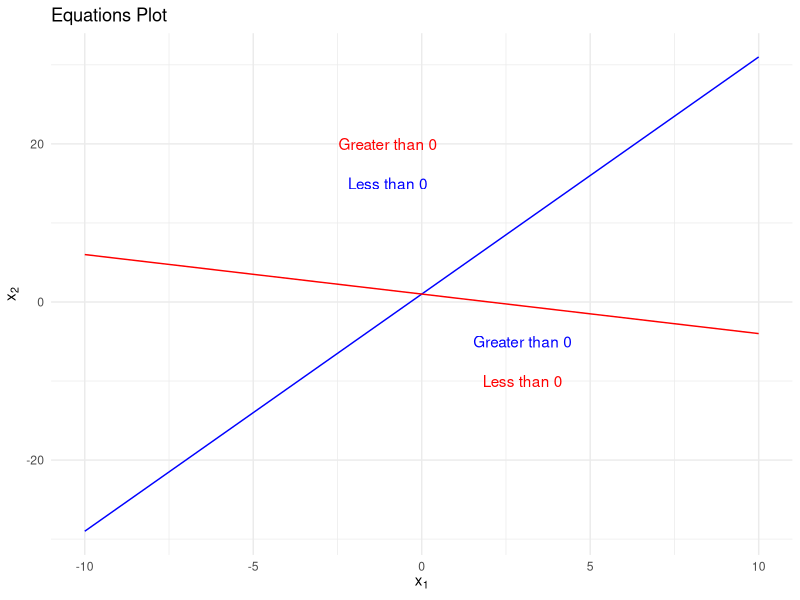
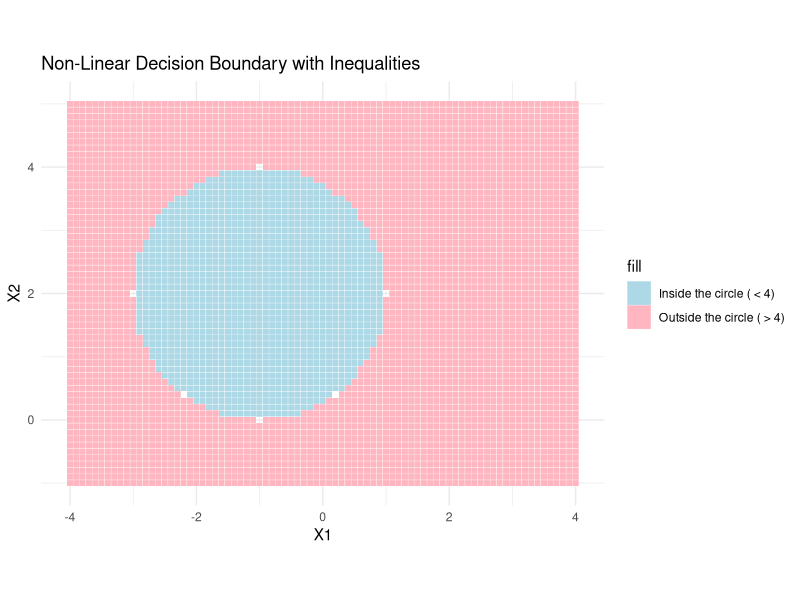
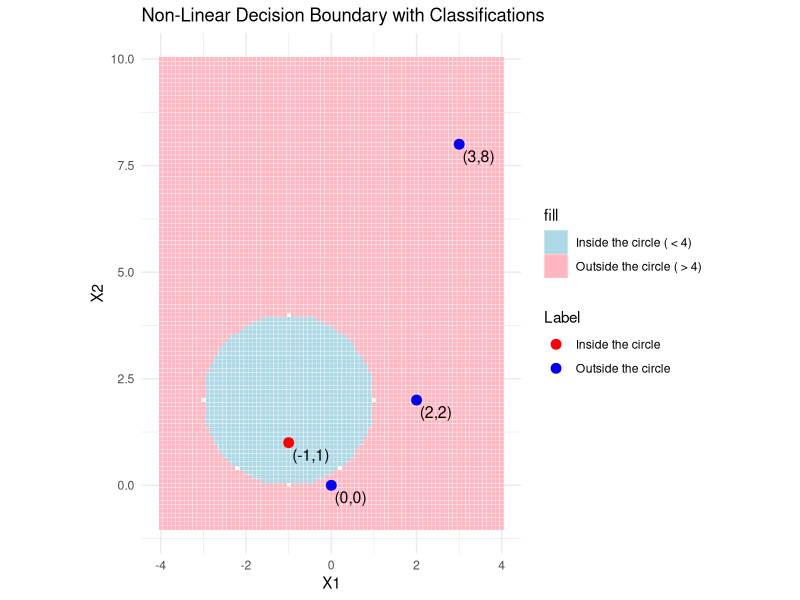

These charts were generated, in order, by the following R code: (Note: this script raises an error after producing the figures.)
## ---- chunk 1
library(ggplot2)

# Define the data for the two equations
x1 <- -10:10
x2 <- 1 + 3 * x1
x3 <- 1 - x1 / 2

# Create a data frame for ggplot
df <- data.frame(x1 = x1, x2 = x2, x3 = x3)

# Plot the graph using ggplot2
ggplot(df, aes(x = x1)) +
  # Plot the first line (blue)
  geom_line(aes(y = x2), color = "blue") +
  
  # Annotate text for the blue line
  annotate("text", x = 3, y = -5, label = "Greater than 0", color = "blue") +
  annotate("text", x = -1, y = 15, label = "Less than 0", color = "blue") +
  
  # Plot the second line (red)
  geom_line(aes(y = x3), color = "red") +
  
  # Annotate text for the red line
  annotate("text", x = 3, y = -10, label = "Less than 0", color = "red") +
  annotate("text", x = -1, y = 20, label = "Greater than 0", color = "red") +
  
  # Add the legend with LaTeX formatting
  scale_color_manual(
    values = c("blue", "red"),
    labels = c(
      expression(1 + 3 * x[1] - x[2] == 0),
      expression(-2 + x[1] + 2 * x[2] == 0)
    )
  ) +
  
  # Add labels and title
  labs(
    title = "Equations Plot",
    x = expression(x[1]),
    y = expression(x[2])
  ) +
  
  # Set theme for better appearance
  theme_minimal() +
  theme(legend.position = "right")
## ---- chunk 2
# Load ggplot2 library
library(ggplot2)

# Define the equation of the circle (1 + X1)^2 + (2 - X2)^2 = 4
# The center is (1, 2) and the radius is 2

radius <- 2
center_x <- 1
center_y <- 2

# Generate points to plot the circle
theta <- seq(0, 2*pi, length.out = 100)  # Angle sequence
x1 <- center_x + radius * cos(theta)  # X1 coordinates
x2 <- center_y + radius * sin(theta)  # X2 coordinates

# Create a data frame for ggplot
circle_data <- data.frame(X1 = x1, X2 = x2)

# Create a grid of points to evaluate the inequality
grid_x1 <- seq(-4, 4, by = 0.1)
grid_x2 <- seq(-1, 5, by = 0.1)
grid <- expand.grid(X1 = grid_x1, X2 = grid_x2)

# Evaluate the inequality (1 + X1)^2 + (2 - X2)^2 at each point
grid$distance_squared <- (1 + grid$X1)^2 + (2 - grid$X2)^2

# Plot the circle using ggplot
ggplot() +
  # Shading for (1 + X1)^2 + (2 - X2)^2 < 4 (inside the circle)
  geom_tile(data = subset(grid, distance_squared < 4),
            aes(x = X1, y = X2, fill = "Inside the circle ( < 4)"), 
            color = "white", width = 0.1, height = 0.1) +
  
  # Shading for (1 + X1)^2 + (2 - X2)^2 > 4 (outside the circle)
  geom_tile(data = subset(grid, distance_squared > 4),
            aes(x = X1, y = X2, fill = "Outside the circle ( > 4)"), 
            color = "white", width = 0.1, height = 0.1) +
  
  
  # Add labels and title
  labs(x = "X1", y = "X2",
       title = "Non-Linear Decision Boundary with Inequalities") +
  
  # Theme and legend customization
  theme_minimal() +
  scale_fill_manual(
    values = c("Inside the circle ( < 4)" = "lightblue",
               "Outside the circle ( > 4)" = "lightpink")) +
  
  coord_fixed(ratio = 1) +  # Ensure equal aspect ratio
  theme(legend.position = "right")  # Place legend to the right
## ---- chunk 3
# Load ggplot2 library
library(ggplot2)

# Define the equation of the circle (1 + X1)^2 + (2 - X2)^2 = 4
# The center is (1, 2) and the radius is 2

radius <- 2
center_x <- 1
center_y <- 2

# Generate points to plot the circle
theta <- seq(0, 2*pi, length.out = 100)  # Angle sequence
x1 <- center_x + radius * cos(theta)  # X1 coordinates
x2 <- center_y + radius * sin(theta)  # X2 coordinates

# Create a data frame for ggplot
circle_data <- data.frame(X1 = x1, X2 = x2)

# Create a grid of points to evaluate the inequality
grid_x1 <- seq(-4, 4, by = 0.1)
grid_x2 <- seq(-1, 10, by = 0.1)
grid <- expand.grid(X1 = grid_x1, X2 = grid_x2)

# Evaluate the inequality (1 + X1)^2 + (2 - X2)^2 at each point
grid$distance_squared <- (1 + grid$X1)^2 + (2 - grid$X2)^2

# Define the observations to classify
observations <- data.frame(
  X1 = c(0, -1, 2, 3),
  X2 = c(0, 1, 2, 8),
  Label = c("Outside the circle", "Inside the circle",
            "Outside the circle", "Outside the circle")
)

# Plot the circle using ggplot2
ggplot() +
  # Shading for (1 + X1)^2 + (2 - X2)^2 < 4 (inside the circle)
  geom_tile(data = subset(grid, distance_squared < 4),
            aes(x = X1, y = X2, fill = "Inside the circle ( < 4)"), 
            color = "white", width = 0.1, height = 0.1) +
  
  # Shading for (1 + X1)^2 + (2 - X2)^2 > 4 (outside the circle)
  geom_tile(data = subset(grid, distance_squared > 4),
            aes(x = X1, y = X2, fill = "Outside the circle ( > 4)"), 
            color = "white", width = 0.1, height = 0.1) +
  
  # Plot the observations with classifications
  geom_point(data = observations,
             aes(x = X1, y = X2, color = Label), size = 3) +
  
  # Add coordinates as text labels next to the points
  geom_text(data = observations,
            aes(x = X1, y = X2, label = paste("(", X1, ",", X2, ")", sep = "")), 
            vjust = 1.5, hjust = -0.1, size = 4, color = "black") +
  
  # Add labels and title
  labs(x = "X1", y = "X2",
       title = "Non-Linear Decision Boundary with Classifications") +
  
  # Theme and legend customization
  theme_minimal() +
  
  scale_fill_manual(
    values = c("Inside the circle ( < 4)" = "lightblue",
               "Outside the circle ( > 4)" = "lightpink")) +
  scale_color_manual(
    values = c("Outside the circle" = "blue", "Inside the circle" = "red")) +
  
  coord_fixed(ratio = 1) +  # Ensure equal aspect ratio
  theme(legend.position = "right")  # Place legend to the right
## ---- chunk 4
# Tune SVM with radial kernel
tune_radial <- tune(svm, SalesBinary ~ ., data = trainDataScaled, 
                    kernel = "radial", 
                    ranges = list(sigma = seq(0.01, 1, by = 0.1), cost = 10^(-1:1)))

# Get the best model
svm_radial <- tune_radial$best.model

# Make predictions for radial kernel
pred_radial <- predict(svm_radial, testDataScaled)

# Convert the predicted values to factors (for radial kernel)
pred_radial_factor <- factor(pred_radial, levels = c(0, 1))

# Ensure that SalesBinary in the test set is a factor with the same levels
testDataScaled$SalesBinary <- factor(testDataScaled$SalesBinary, levels = c(0, 1))

# Evaluate the model for radial kernel
confusionMatrix(pred_radial_factor, testDataScaled$SalesBinary)

# Compare the accuracy of each model
cat("Linear Kernel Accuracy: ", sum(pred_linear_factor == testDataScaled$SalesBinary) / length(pred_linear_factor), "\n")
cat("Polynomial Kernel Accuracy: ", sum(pred_poly_factor == testDataScaled$SalesBinary) / length(pred_poly_factor), "\n")
cat("Radial Kernel Accuracy: ", sum(pred_radial_factor == testDataScaled$SalesBinary) / length(pred_radial_factor), "\n")


## ---- chunk 5
# Load the pROC package for AUC calculation
if (!require("pROC", quietly = TRUE)) install.packages("pROC")
library(pROC)

# --- Linear Kernel ---
# Calculate accuracy for linear kernel
linear_accuracy <- sum(pred_linear_factor == testDataScaled$SalesBinary) / length(pred_linear_factor)

# Calculate AUC for linear kernel
roc_linear <- roc(testDataScaled$SalesBinary, as.numeric(pred_linear_factor))
linear_auc <- auc(roc_linear)

# --- Polynomial Kernel ---
# Calculate accuracy for polynomial kernel
poly_accuracy <- sum(pred_poly_factor == testDataScaled$SalesBinary) / length(pred_poly_factor)

# Calculate AUC for polynomial kernel
roc_poly <- roc(testDataScaled$SalesBinary, as.numeric(pred_poly_factor))
poly_auc <- auc(roc_poly)

# --- Radial Kernel ---
# Calculate accuracy for radial kernel
radial_accuracy <- sum(pred_radial_factor == testDataScaled$SalesBinary) / length(pred_radial_factor)

# Calculate AUC for radial kernel
roc_radial <- roc(testDataScaled$SalesBinary, as.numeric(pred_radial_factor))
radial_auc <- auc(roc_radial)

# --- Print the results ---
cat("Linear Kernel Accuracy: ", linear_accuracy, "\n")
cat("Linear Kernel AUC: ", linear_auc, "\n")
cat("Polynomial Kernel Accuracy: ", poly_accuracy, "\n")
cat("Polynomial Kernel AUC: ", poly_auc, "\n")
cat("Radial Kernel Accuracy: ", radial_accuracy, "\n")
cat("Radial Kernel AUC: ", radial_auc, "\n")
